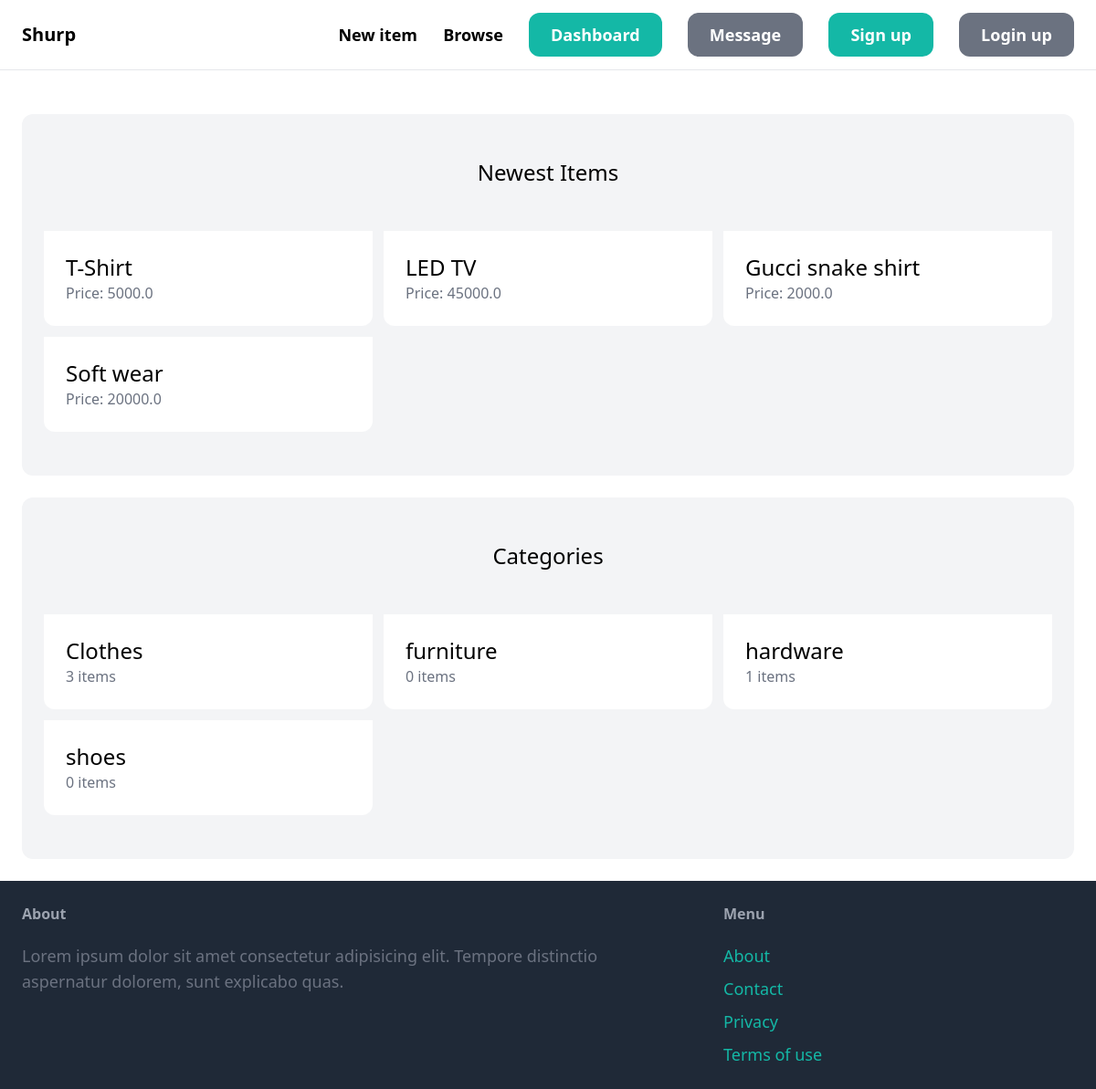
Before: / with the older database file.
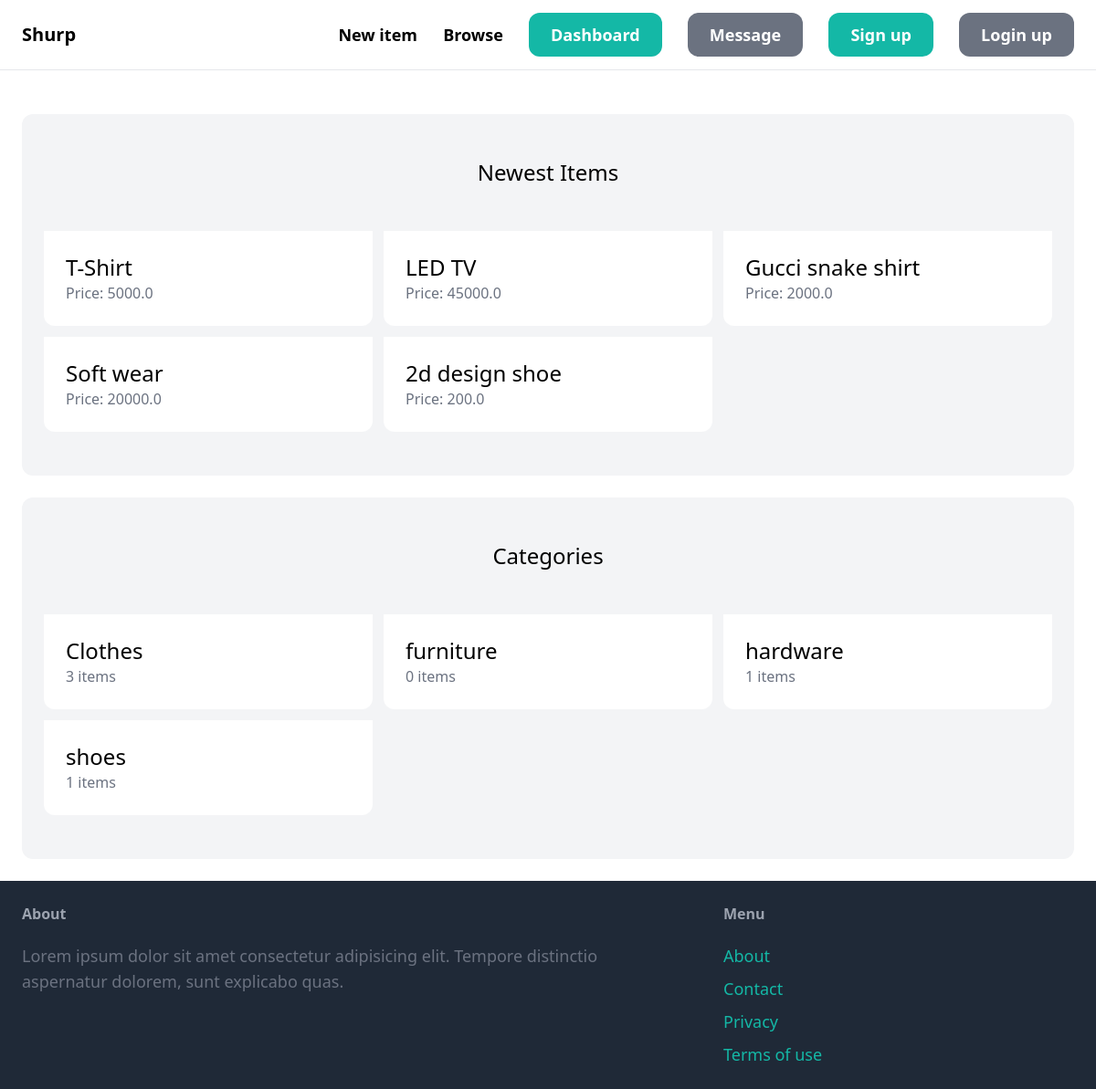
After: the same page with the newer database file.
### item/models.py (models this page shows, shortened)
class Item(models.Model):
    category = models.ForeignKey(Category, related_name='items', on_delete=models.CASCADE)
    name = models.CharField(max_length=255)
    description = models.TextField(blank=True, null=True)
    price = models.FloatField()
    image = models.ImageField(upload_to='item_images', blank=True,  null=True)
    is_sold = models.BooleanField(default=False)
    created_by = models.ForeignKey(User, related_name='items', on_delete=models.CASCADE)
    created_at = models.DateTimeField(auto_now_add=True)

class Category(models.Model):
    name = models.CharField(max_length=255)
    class Meta:
        ordering = ('name',) #bug was a typo 🤣
        verbose_name_plural = 'Categories'

### core/views.py (the view)
# urls.py: path('', views.index, name="index"),
def index(request):
    items = Item.objects.filter(is_sold=False)[0:6]
    categories = Category.objects.all() #get all categories
    return render(request, 'core/index.html', {
        'categories': categories,
        'items': items,
    })

### core/templates/core/index.html (shortened to what this page needs)
{% extends 'core/base.html' %}
{% block content %}
    <div class="mt-6 px-6 py-12 bg-gray-100 rounded-xl">
        <h2 class="mb-12 text-2xl text-center">Newest Items</h2>
        <div class="grid grid-cols-3 gap-3">
            {% for item in items %}
                <div class="">
                    <a href="{% url 'item:detail' item.id %}">
                        <div class="p-6 bg-white rounded-b-xl">
                            <h2 class="text-2xl">
                                {{ item.name }}
                            </h2>
                            <p class="text-gray-500">Price: {{ item.price }}</p>
                        </div>
                    </a>
                </div>
            {% endfor %}
        </div>
    </div>
    <div class="mt-6 px-6 py-12 bg-gray-100 rounded-xl">
        <h2 class="mb-12 text-2xl text-center">Categories</h2>
        <div class="grid grid-cols-3 gap-3">
            {% for category in categories %}
            <div class="">
                <a href="#">
                    <div class="p-6 bg-white rounded-b-xl">
                        <h2 class="text-2xl">
                            {{ category.name }}
                        </h2>
                        <p class="text-gray-500">{{ category.items.count }} items</p>
                    </div>
                </a>
            </div>
            {% endfor %}
        </div>
    </div>
{% endblock %}

### core/templates/core/base.html (shortened to what this page needs)
<!DOCTYPE html>
<html lang="en">
<head>
    <script src="https://cdn.tailwindcss.com"></script>
</head>
<body>
    <nav class="py-6 px-6 flex justify-between items-center border-b border-gray-200">
        <a href="/" class="text-xl font-semibold">Shurp</a>
        <div class="space-x-6">
            <a href="{% url 'item:new' %}" class="text-lg font-semibold hover:text-gray-500">New item</a>
            <a href="#" class="text-lg font-semibold hover:text-gray-500">Browse</a>
            <a href="#" class="px-6 py-3 text-lg font-semibold bg-teal-500 text-white rounded-xl hover:bg-teal-700">Dashboard</a>
            <a href="#" class="px-6 py-3 text-lg font-semibold bg-gray-500 text-white rounded-xl hover:bg-gray-700">Message</a>
            {% if request.user.is_authenticated %}
            {% else %}
                <a href="{% url 'core:signup' %}" class="px-6 py-3 text-lg font-semibold bg-teal-500 text-white rounded-xl hover:bg-teal-700">Sign up</a>
                <a href="{% url 'core:login' %}" class="px-6 py-3 text-lg font-semibold bg-gray-500 text-white rounded-xl hover:bg-gray-700">Login up</a>
            {% endif %}
        </div>
    </nav>
    <div class="px-6 py-6">
        {% block content %}
        {% endblock %}
    </div>
    <footer class="py-6 px-6 flex justify-between bg-gray-800">
        <div class="w-2/3 pr-10">
            <h3 class="mb-5 font-semibold text-gray-400">About</h3>
            <p class="text-lg text-gray-500">
                Lorem ipsum dolor sit amet consectetur adipisicing elit. Tempore distinctio aspernatur dolorem, sunt explicabo quas.
            </p>
        </div>
        <div class="w-1/3">
            <h3 class="mb-5 font-semibold text-gray-400">Menu</h3>
            <ul class="space-y-2">
                <li><a href="{% url 'about' %}" class="text-lg text-teal-500 hover:text-teal-700">About</a></li>
                <li><a href="{% url 'core:contact' %}" class="text-lg text-teal-500 hover:text-teal-700">Contact</a></li>
                <li><a href="{% url 'privacy' %}" class="text-lg text-teal-500 hover:text-teal-700">Privacy</a></li>
                <li><a href="{% url 'terms' %}" class="text-lg text-teal-500 hover:text-teal-700">Terms of use</a></li>
            </ul>
        </div>
    </footer>
</body>
</html>

Changed rows visible on the page:
added Item: name "2d design shoe", price "200.0"
computed for Category "shoes": items.count "0" → "1"
